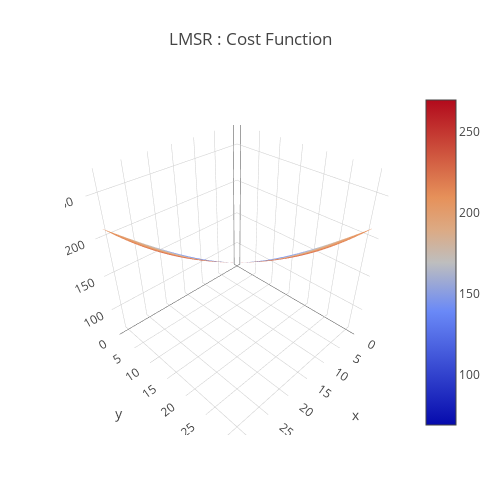

Notebook code cell kept with this figure:
### Code cell
b = 100
data = [
    go.Surface(
        z=LMSR(x,y,b)
    )
]
layout = go.Layout(
    title='LMSR : Cost Function',
    autosize=False,
    width=500,
    height=500,
    margin=dict(
        l=65,
        r=50,
        b=65,
        t=90
    )
)
fig = go.Figure(data=data, layout=layout)
URL = plotly.offline.iplot(fig, filename='Costfunction-3d-surface.html')

### Figure 1 — Plotly figure (JSON) as saved in the notebook; plotly's stock layout.template omitted (floating-point values rounded to 4 significant figures; data arrays with more than 128 entries replaced by an {"elided": "..."} marker saying what was removed)
{"data": [{"type": "surface", "uid": "0a12baef-c645-42a3-826b-14ea1335bf73", "z": {"elided": "32x32 float values"}}], "layout": {"autosize": false, "height": 500, "margin": {"b": 65, "l": 65, "r": 50, "t": 90}, "title": {"text": "LMSR : Cost Function"}, "width": 500}}
